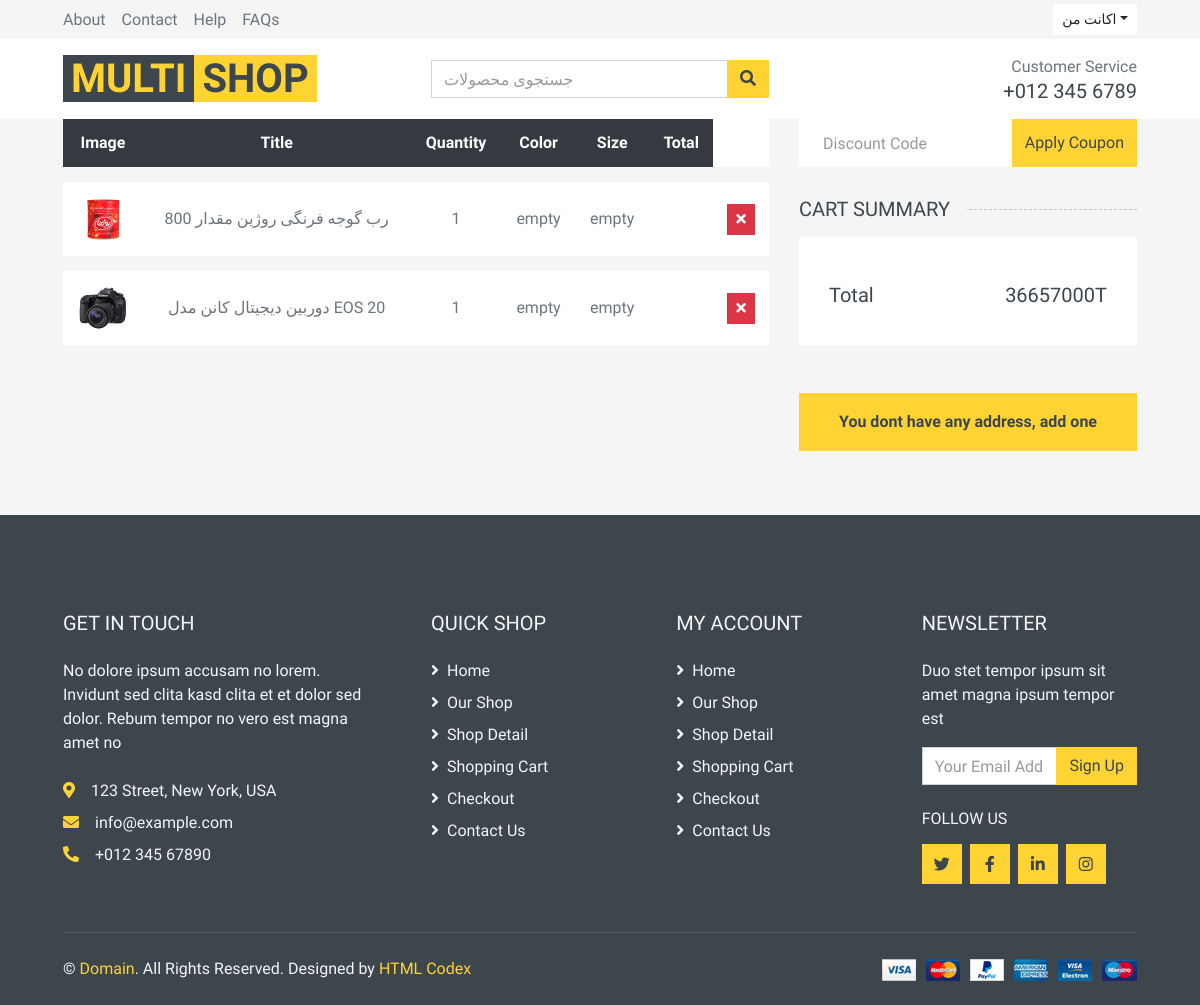
Page /cart/order/2 on the committed database.
### cart/models.py (models this page shows, shortened)
class OrderItem(models.Model):
    order = models.ForeignKey(Order, on_delete=models.CASCADE, related_name='items')
    product = models.ForeignKey(Product, on_delete=models.CASCADE, related_name='items')
    size = models.CharField(max_length=12)
    color = models.CharField(max_length=12)
    quantity = models.SmallIntegerField()
    price = models.PositiveIntegerField()

class Order(models.Model):
    user = models.ForeignKey(User, on_delete=models.CASCADE, related_name='orders')
    total_price = models.IntegerField(default=0)
    created_at = models.DateTimeField(auto_now_add=True)
    is_paid = models.BooleanField(default=False)

### product/models.py (models this page shows, shortened)
class Product(models.Model):
    title = models.CharField(max_length=30)
    description = models.TextField()
    price = models.IntegerField()
    discount = models.SmallIntegerField()
    image = models.ImageField(upload_to="products")
    size = models.ManyToManyField(Size, blank=True, null=True, related_name="products")
    color = models.ManyToManyField(Color, related_name="products")
    categories = models.ManyToManyField(Category, null=True,blank=True,related_name="products")

### cart/views.py (the view)
# urls.py: path('order/<int:pk>', views.OrderDetailView.as_view(), name='order_detail'),
class OrderDetailView(View):
    def get(self, request, pk):
        order = get_object_or_404(Order, id=pk)
        return render(request, 'cart/order_detail.html', {'order': order})

### cart/templates/cart/order_detail.html (shortened to what this page needs)
{% extends 'base.html' %}
{% load static %}
{% block main %}
    <div class="container-fluid">
        <div class="row px-xl-5">
            <div class="col-lg-8 table-responsive mb-5">
                <table class="table table-light table-borderless table-hover text-center mb-0">
                    <thead class="thead-dark">
                        <tr>
                            <th>Image</th>
                            <th>Title</th>
                            <th>Quantity</th>
                            <th>Color</th>
                            <th>Size</th>
                            <th>Total</th>
                        </tr>
                    </thead>
                    <tbody class="align-middle">
                        {% for item in order.items.all %}
                            <tr>
                            <td class="align-middle"><img src="{{ item.product.image.url }}" alt="" style="width: 50px;"></td>
                            <td class="align-middle"> {{ item.product.title }}</td>
                            <td class="align-middle">{{ item.quantity }}</td>
                            <td class="align-middle">
                                {{ item.color }}
                            </td>
                            <td class="align-middle">{{ item.size }}</td>
                            <td class="align-middle">{{ item.total }}</td>
                            <td class="align-middle"><button class="btn btn-sm btn-danger"><i class="fa fa-times"></i></button></td>
                            </tr>
                        {% endfor %}
                    </tbody>
                </table>
            </div>
            <div class="col-lg-4">
                <form class="mb-30" method="post" action="{% url 'cart:apply_discount' order.id %}">
                    <div class="input-group">
                        <input type="text" name="discount_code" class="form-control border-0 p-4" placeholder="Discount Code">
                        <div class="input-group-append">
                            <button class="btn btn-primary">Apply Coupon</button>
                        </div>
                    </div>
                </form>
                <h5 class="section-title position-relative text-uppercase mb-3"><span class="bg-secondary pr-3">Cart Summary</span></h5>
                <div class="bg-light p-30 mb-5">
                    <div class="pt-2">
                        <div class="d-flex justify-content-between mt-2">
                            <h5>Total</h5>
                            <h5>{{ order.total_price }}T</h5>
                        </div>
                    </div>
                </div>
                {% if request.user.addresses.all %}
                <select class="form-control" aria-label="Default select example">
                    <option selected>Open this select menu</option>
                        {% for address in request.user.addresses.all %}
                            <option value="3">{{ address.address }}</option>
                        {% endfor %}
                </select>
                    <a href="{% url 'account:add_address' %}?next={% url 'cart:order_detail' order.id %}"
                    class="btn btn-block btn-primary font-weight-bold my-3 py-3">Add another address</a>
                {% else %}
                    <a href="{% url 'account:add_address' %}?next={% url 'cart:order_detail' order.id %}"
                    class="btn btn-block btn-primary font-weight-bold my-3 py-3">You dont have any address, add one</a>
                {% endif %}
            </div>
        </div>
    </div>
{% endblock %}

### rows in the picture
OrderItem: product.image (picture), product "رب گوجه فرنگی روژین مقدار 800", quantity "1", color "empty", size "empty"
OrderItem: product.image (picture), product "دوربین دیجیتال کانن مدل EOS 20", quantity "1", color "empty", size "empty"
Order: total_price "36657000"
